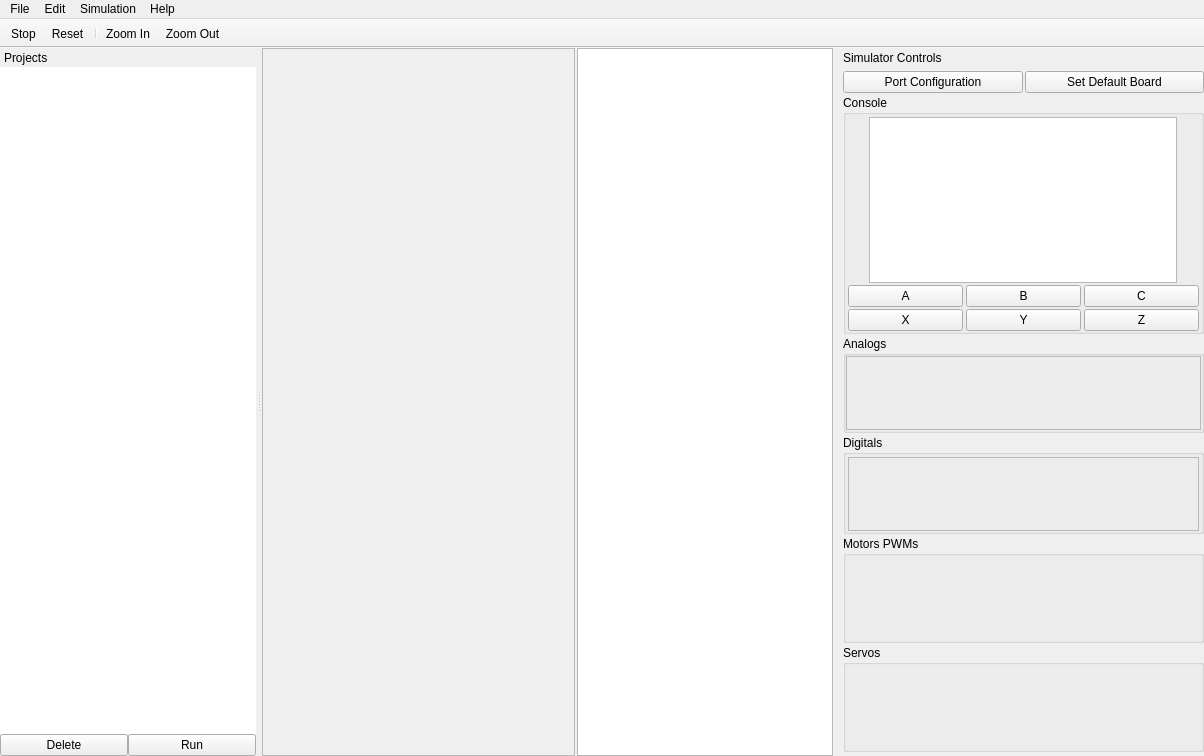
<?xml version="1.0" encoding="UTF-8"?>
<ui version="4.0">
 <class>MainWindow</class>
 <widget class="QMainWindow" name="MainWindow">
  <property name="geometry">
   <rect>
    <x>0</x>
    <y>0</y>
    <width>1204</width>
    <height>756</height>
   </rect>
  </property>
  <property name="minimumSize">
   <size>
    <width>800</width>
    <height>600</height>
   </size>
  </property>
  <property name="windowTitle">
   <string>KIPR's 2D Simulator</string>
  </property>
  <widget class="QWidget" name="centralwidget">
   <layout class="QHBoxLayout" name="horizontalLayout" stretch="1,0">
    <property name="spacing">
     <number>2</number>
    </property>
    <property name="margin">
     <number>0</number>
    </property>
    <item>
     <widget class="ScalingGraphicsView" name="sim">
      <property name="palette">
       <palette>
        <active>
         <colorrole role="Base">
          <brush brushstyle="SolidPattern">
           <color alpha="0">
            <red>255</red>
            <green>255</green>
            <blue>255</blue>
           </color>
          </brush>
         </colorrole>
        </active>
        <inactive>
         <colorrole role="Base">
          <brush brushstyle="SolidPattern">
           <color alpha="0">
            <red>255</red>
            <green>255</green>
            <blue>255</blue>
           </color>
          </brush>
         </colorrole>
        </inactive>
        <disabled>
         <colorrole role="Base">
          <brush brushstyle="SolidPattern">
           <color alpha="255">
            <red>212</red>
            <green>208</green>
            <blue>200</blue>
           </color>
          </brush>
         </colorrole>
        </disabled>
       </palette>
      </property>
      <property name="renderHints">
       <set>QPainter::Antialiasing|QPainter::HighQualityAntialiasing|QPainter::TextAntialiasing</set>
      </property>
     </widget>
    </item>
    <item>
     <widget class="ConsoleWidget" name="console"/>
    </item>
   </layout>
  </widget>
  <widget class="QMenuBar" name="menubar">
   <property name="geometry">
    <rect>
     <x>0</x>
     <y>0</y>
     <width>1204</width>
     <height>22</height>
    </rect>
   </property>
   <widget class="QMenu" name="menuFile">
    <property name="title">
     <string>File</string>
    </property>
    <addaction name="actionQuit"/>
   </widget>
   <widget class="QMenu" name="menuEdit">
    <property name="title">
     <string>Edit</string>
    </property>
    <addaction name="actionZoomIn"/>
    <addaction name="actionZoomOut"/>
    <addaction name="separator"/>
    <addaction name="actionSettings"/>
   </widget>
   <widget class="QMenu" name="menuHelp">
    <property name="title">
     <string>Help</string>
    </property>
    <addaction name="actionAbout"/>
   </widget>
   <widget class="QMenu" name="menuSimulation">
    <property name="title">
     <string>Simulation</string>
    </property>
    <addaction name="actionStop"/>
    <addaction name="actionReset"/>
    <addaction name="separator"/>
    <addaction name="actionVision"/>
    <addaction name="actionDepth_Sensor"/>
   </widget>
   <addaction name="menuFile"/>
   <addaction name="menuEdit"/>
   <addaction name="menuSimulation"/>
   <addaction name="menuHelp"/>
  </widget>
  <widget class="QToolBar" name="toolBar">
   <property name="windowTitle">
    <string>toolBar</string>
   </property>
   <property name="movable">
    <bool>false</bool>
   </property>
   <property name="iconSize">
    <size>
     <width>16</width>
     <height>16</height>
    </size>
   </property>
   <property name="toolButtonStyle">
    <enum>Qt::ToolButtonTextBesideIcon</enum>
   </property>
   <property name="floatable">
    <bool>false</bool>
   </property>
   <attribute name="toolBarArea">
    <enum>TopToolBarArea</enum>
   </attribute>
   <attribute name="toolBarBreak">
    <bool>false</bool>
   </attribute>
   <addaction name="actionStop"/>
   <addaction name="actionReset"/>
   <addaction name="separator"/>
   <addaction name="actionZoomIn"/>
   <addaction name="actionZoomOut"/>
  </widget>
  <widget class="QDockWidget" name="simControls">
   <property name="features">
    <set>QDockWidget::DockWidgetMovable</set>
   </property>
   <property name="allowedAreas">
    <set>Qt::LeftDockWidgetArea|Qt::RightDockWidgetArea</set>
   </property>
   <property name="windowTitle">
    <string>Simulator Controls</string>
   </property>
   <attribute name="dockWidgetArea">
    <number>2</number>
   </attribute>
   <widget class="QWidget" name="dockWidgetContents">
    <property name="minimumSize">
     <size>
      <width>365</width>
      <height>300</height>
     </size>
    </property>
    <property name="maximumSize">
     <size>
      <width>365</width>
      <height>50000</height>
     </size>
    </property>
    <layout class="QVBoxLayout" name="verticalLayout_5">
     <property name="spacing">
      <number>0</number>
     </property>
     <property name="margin">
      <number>2</number>
     </property>
     <item>
      <widget class="QScrollArea" name="scrollArea">
       <property name="minimumSize">
        <size>
         <width>365</width>
         <height>0</height>
        </size>
       </property>
       <property name="frameShape">
        <enum>QFrame::HLine</enum>
       </property>
       <property name="frameShadow">
        <enum>QFrame::Plain</enum>
       </property>
       <property name="lineWidth">
        <number>0</number>
       </property>
       <property name="widgetResizable">
        <bool>true</bool>
       </property>
       <widget class="QWidget" name="scrollAreaWidgetContents">
        <property name="geometry">
         <rect>
          <x>0</x>
          <y>0</y>
          <width>350</width>
          <height>712</height>
         </rect>
        </property>
        <layout class="QVBoxLayout" name="verticalLayout" stretch="0,0,0,0,0,0,1">
         <property name="spacing">
          <number>2</number>
         </property>
         <property name="margin">
          <number>2</number>
         </property>
         <item>
          <layout class="QHBoxLayout" name="horizontalLayout_7">
           <property name="topMargin">
            <number>0</number>
           </property>
           <item>
            <widget class="QPushButton" name="portConfig">
             <property name="text">
              <string>Port Configuration</string>
             </property>
             <property name="icon">
              <iconset resource="../rc/icons.qrc">
               <normaloff>:/icons/connect.png</normaloff>:/icons/connect.png</iconset>
             </property>
            </widget>
           </item>
           <item>
            <widget class="QPushButton" name="selectBoard">
             <property name="text">
              <string>Set Default Board</string>
             </property>
             <property name="icon">
              <iconset resource="../rc/icons.qrc">
               <normaloff>:/icons/shape_square_edit.png</normaloff>:/icons/shape_square_edit.png</iconset>
             </property>
            </widget>
           </item>
          </layout>
         </item>
         <item>
          <widget class="QGroupBox" name="groupBox_5">
           <property name="title">
            <string>Console</string>
           </property>
           <property name="flat">
            <bool>true</bool>
           </property>
           <layout class="QVBoxLayout" name="verticalLayout_2">
            <property name="spacing">
             <number>2</number>
            </property>
            <property name="leftMargin">
             <number>2</number>
            </property>
            <property name="topMargin">
             <number>2</number>
            </property>
            <property name="rightMargin">
             <number>2</number>
            </property>
            <property name="bottomMargin">
             <number>0</number>
            </property>
            <item>
             <layout class="QHBoxLayout" name="horizontalLayout_3">
              <property name="spacing">
               <number>0</number>
              </property>
              <property name="topMargin">
               <number>0</number>
              </property>
              <item>
               <widget class="ConsoleWidget" name="linkConsole">
                <property name="minimumSize">
                 <size>
                  <width>308</width>
                  <height>166</height>
                 </size>
                </property>
                <property name="maximumSize">
                 <size>
                  <width>308</width>
                  <height>166</height>
                 </size>
                </property>
                <property name="undoRedoEnabled">
                 <bool>false</bool>
                </property>
                <property name="readOnly">
                 <bool>false</bool>
                </property>
               </widget>
              </item>
             </layout>
            </item>
            <item>
             <layout class="QHBoxLayout" name="horizontalLayout_2">
              <property name="spacing">
               <number>3</number>
              </property>
              <property name="topMargin">
               <number>0</number>
              </property>
              <item>
               <widget class="QPushButton" name="a">
                <property name="text">
                 <string>A</string>
                </property>
               </widget>
              </item>
              <item>
               <widget class="QPushButton" name="b">
                <property name="text">
                 <string>B</string>
                </property>
               </widget>
              </item>
              <item>
               <widget class="QPushButton" name="c">
                <property name="text">
                 <string>C</string>
                </property>
               </widget>
              </item>
             </layout>
            </item>
            <item>
             <widget class="QWidget" name="extras" native="true">
              <layout class="QHBoxLayout" name="horizontalLayout_4">
               <property name="spacing">
                <number>3</number>
               </property>
               <property name="margin">
                <number>0</number>
               </property>
               <item>
                <widget class="QPushButton" name="x">
                 <property name="text">
                  <string>X</string>
                 </property>
                </widget>
               </item>
               <item>
                <widget class="QPushButton" name="y">
                 <property name="text">
                  <string>Y</string>
                 </property>
                </widget>
               </item>
               <item>
                <widget class="QPushButton" name="z">
                 <property name="text">
                  <string>Z</string>
                 </property>
                </widget>
               </item>
              </layout>
             </widget>
            </item>
           </layout>
          </widget>
         </item>
         <item>
          <widget class="QGroupBox" name="groupBox_3">
           <property name="title">
            <string>Analogs</string>
           </property>
           <property name="flat">
            <bool>true</bool>
           </property>
           <property name="checkable">
            <bool>false</bool>
           </property>
           <layout class="QVBoxLayout" name="verticalLayout_4">
            <property name="spacing">
             <number>2</number>
            </property>
            <property name="margin">
             <number>0</number>
            </property>
            <item>
             <widget class="QTableView" name="analogs">
              <property name="palette">
               <palette>
                <active>
                 <colorrole role="Base">
                  <brush brushstyle="SolidPattern">
                   <color alpha="0">
                    <red>255</red>
                    <green>255</green>
                    <blue>255</blue>
                   </color>
                  </brush>
                 </colorrole>
                </active>
                <inactive>
                 <colorrole role="Base">
                  <brush brushstyle="SolidPattern">
                   <color alpha="0">
                    <red>255</red>
                    <green>255</green>
                    <blue>255</blue>
                   </color>
                  </brush>
                 </colorrole>
                </inactive>
                <disabled>
                 <colorrole role="Base">
                  <brush brushstyle="SolidPattern">
                   <color alpha="255">
                    <red>212</red>
                    <green>208</green>
                    <blue>200</blue>
                   </color>
                  </brush>
                 </colorrole>
                </disabled>
               </palette>
              </property>
              <property name="editTriggers">
               <set>QAbstractItemView::NoEditTriggers</set>
              </property>
              <property name="tabKeyNavigation">
               <bool>false</bool>
              </property>
              <property name="showDropIndicator" stdset="0">
               <bool>false</bool>
              </property>
              <property name="dragDropOverwriteMode">
               <bool>false</bool>
              </property>
              <property name="selectionMode">
               <enum>QAbstractItemView::NoSelection</enum>
              </property>
              <property name="selectionBehavior">
               <enum>QAbstractItemView::SelectRows</enum>
              </property>
              <property name="showGrid">
               <bool>false</bool>
              </property>
              <property name="gridStyle">
               <enum>Qt::NoPen</enum>
              </property>
              <property name="cornerButtonEnabled">
               <bool>false</bool>
              </property>
              <attribute name="horizontalHeaderVisible">
               <bool>true</bool>
              </attribute>
              <attribute name="horizontalHeaderDefaultSectionSize">
               <number>80</number>
              </attribute>
              <attribute name="horizontalHeaderHighlightSections">
               <bool>false</bool>
              </attribute>
              <attribute name="horizontalHeaderStretchLastSection">
               <bool>true</bool>
              </attribute>
              <attribute name="verticalHeaderVisible">
               <bool>false</bool>
              </attribute>
              <attribute name="verticalHeaderDefaultSectionSize">
               <number>15</number>
              </attribute>
              <attribute name="verticalHeaderHighlightSections">
               <bool>false</bool>
              </attribute>
              <attribute name="verticalHeaderMinimumSectionSize">
               <number>15</number>
              </attribute>
             </widget>
            </item>
           </layout>
          </widget>
         </item>
         <item>
          <widget class="QGroupBox" name="groupBox_4">
           <property name="title">
            <string>Digitals</string>
           </property>
           <property name="flat">
            <bool>true</bool>
           </property>
           <layout class="QVBoxLayout" name="verticalLayout_3">
            <property name="spacing">
             <number>2</number>
            </property>
            <property name="leftMargin">
             <number>2</number>
            </property>
            <property name="topMargin">
             <number>2</number>
            </property>
            <property name="rightMargin">
             <number>2</number>
            </property>
            <property name="bottomMargin">
             <number>0</number>
            </property>
            <item>
             <widget class="QTableView" name="digitals">
              <property name="palette">
               <palette>
                <active>
                 <colorrole role="Base">
                  <brush brushstyle="SolidPattern">
                   <color alpha="0">
                    <red>255</red>
                    <green>255</green>
                    <blue>255</blue>
                   </color>
                  </brush>
                 </colorrole>
                </active>
                <inactive>
                 <colorrole role="Base">
                  <brush brushstyle="SolidPattern">
                   <color alpha="0">
                    <red>255</red>
                    <green>255</green>
                    <blue>255</blue>
                   </color>
                  </brush>
                 </colorrole>
                </inactive>
                <disabled>
                 <colorrole role="Base">
                  <brush brushstyle="SolidPattern">
                   <color alpha="255">
                    <red>212</red>
                    <green>208</green>
                    <blue>200</blue>
                   </color>
                  </brush>
                 </colorrole>
                </disabled>
               </palette>
              </property>
              <property name="tabKeyNavigation">
               <bool>false</bool>
              </property>
              <property name="showDropIndicator" stdset="0">
               <bool>false</bool>
              </property>
              <property name="dragDropOverwriteMode">
               <bool>false</bool>
              </property>
              <property name="selectionMode">
               <enum>QAbstractItemView::NoSelection</enum>
              </property>
              <property name="selectionBehavior">
               <enum>QAbstractItemView::SelectRows</enum>
              </property>
              <property name="showGrid">
               <bool>false</bool>
              </property>
              <property name="gridStyle">
               <enum>Qt::NoPen</enum>
              </property>
              <property name="cornerButtonEnabled">
               <bool>false</bool>
              </property>
              <attribute name="horizontalHeaderVisible">
               <bool>true</bool>
              </attribute>
              <attribute name="horizontalHeaderDefaultSectionSize">
               <number>80</number>
              </attribute>
              <attribute name="horizontalHeaderHighlightSections">
               <bool>false</bool>
              </attribute>
              <attribute name="horizontalHeaderStretchLastSection">
               <bool>true</bool>
              </attribute>
              <attribute name="verticalHeaderVisible">
               <bool>false</bool>
              </attribute>
              <attribute name="verticalHeaderDefaultSectionSize">
               <number>15</number>
              </attribute>
              <attribute name="verticalHeaderHighlightSections">
               <bool>false</bool>
              </attribute>
              <attribute name="verticalHeaderMinimumSectionSize">
               <number>15</number>
              </attribute>
             </widget>
            </item>
           </layout>
          </widget>
         </item>
         <item>
          <widget class="QGroupBox" name="groupBox">
           <property name="title">
            <string>Motors PWMs</string>
           </property>
           <property name="flat">
            <bool>true</bool>
           </property>
           <layout class="QHBoxLayout" name="horizontalLayout_5">
            <property name="spacing">
             <number>1</number>
            </property>
            <property name="leftMargin">
             <number>0</number>
            </property>
            <property name="topMargin">
             <number>4</number>
            </property>
            <property name="rightMargin">
             <number>0</number>
            </property>
            <property name="bottomMargin">
             <number>0</number>
            </property>
            <item>
             <widget class="TouchDial" name="motor0" native="true">
              <property name="minimumSize">
               <size>
                <width>0</width>
                <height>80</height>
               </size>
              </property>
             </widget>
            </item>
            <item>
             <widget class="TouchDial" name="motor1" native="true">
              <property name="minimumSize">
               <size>
                <width>0</width>
                <height>80</height>
               </size>
              </property>
             </widget>
            </item>
            <item>
             <widget class="TouchDial" name="motor2" native="true">
              <property name="minimumSize">
               <size>
                <width>0</width>
                <height>80</height>
               </size>
              </property>
             </widget>
            </item>
            <item>
             <widget class="TouchDial" name="motor3" native="true">
              <property name="minimumSize">
               <size>
                <width>0</width>
                <height>80</height>
               </size>
              </property>
             </widget>
            </item>
           </layout>
          </widget>
         </item>
         <item>
          <widget class="QGroupBox" name="groupBox_2">
           <property name="title">
            <string>Servos</string>
           </property>
           <property name="flat">
            <bool>true</bool>
           </property>
           <layout class="QHBoxLayout" name="horizontalLayout_6">
            <property name="spacing">
             <number>1</number>
            </property>
            <property name="leftMargin">
             <number>0</number>
            </property>
            <property name="topMargin">
             <number>4</number>
            </property>
            <property name="rightMargin">
             <number>0</number>
            </property>
            <property name="bottomMargin">
             <number>0</number>
            </property>
            <item>
             <widget class="TouchDial" name="servo0" native="true">
              <property name="minimumSize">
               <size>
                <width>0</width>
                <height>80</height>
               </size>
              </property>
             </widget>
            </item>
            <item>
             <widget class="TouchDial" name="servo1" native="true">
              <property name="minimumSize">
               <size>
                <width>0</width>
                <height>80</height>
               </size>
              </property>
             </widget>
            </item>
            <item>
             <widget class="TouchDial" name="servo2" native="true">
              <property name="minimumSize">
               <size>
                <width>0</width>
                <height>80</height>
               </size>
              </property>
             </widget>
            </item>
            <item>
             <widget class="TouchDial" name="servo3" native="true">
              <property name="minimumSize">
               <size>
                <width>0</width>
                <height>80</height>
               </size>
              </property>
             </widget>
            </item>
           </layout>
          </widget>
         </item>
         <item>
          <spacer name="verticalSpacer">
           <property name="orientation">
            <enum>Qt::Vertical</enum>
           </property>
           <property name="sizeHint" stdset="0">
            <size>
             <width>20</width>
             <height>40</height>
            </size>
           </property>
          </spacer>
         </item>
        </layout>
       </widget>
      </widget>
     </item>
    </layout>
   </widget>
  </widget>
  <widget class="QDockWidget" name="dockWidget">
   <property name="features">
    <set>QDockWidget::DockWidgetMovable</set>
   </property>
   <property name="allowedAreas">
    <set>Qt::LeftDockWidgetArea|Qt::RightDockWidgetArea</set>
   </property>
   <property name="windowTitle">
    <string>Projects</string>
   </property>
   <attribute name="dockWidgetArea">
    <number>1</number>
   </attribute>
   <widget class="QWidget" name="dockWidgetContents_2">
    <property name="maximumSize">
     <size>
      <width>365</width>
      <height>16777215</height>
     </size>
    </property>
    <layout class="QVBoxLayout" name="verticalLayout_6">
     <property name="spacing">
      <number>0</number>
     </property>
     <property name="margin">
      <number>0</number>
     </property>
     <item>
      <widget class="QListView" name="programs">
       <property name="frameShape">
        <enum>QFrame::NoFrame</enum>
       </property>
       <property name="editTriggers">
        <set>QAbstractItemView::NoEditTriggers</set>
       </property>
      </widget>
     </item>
     <item>
      <layout class="QHBoxLayout" name="horizontalLayout_8">
       <property name="bottomMargin">
        <number>0</number>
       </property>
       <item>
        <widget class="QPushButton" name="remove">
         <property name="text">
          <string>Delete</string>
         </property>
         <property name="icon">
          <iconset resource="../rc/icons.qrc">
           <normaloff>:/icons/delete.png</normaloff>:/icons/delete.png</iconset>
         </property>
        </widget>
       </item>
       <item>
        <widget class="QPushButton" name="run">
         <property name="text">
          <string>Run</string>
         </property>
         <property name="icon">
          <iconset resource="../rc/icons.qrc">
           <normaloff>:/icons/arrow_right.png</normaloff>:/icons/arrow_right.png</iconset>
         </property>
        </widget>
       </item>
      </layout>
     </item>
    </layout>
   </widget>
  </widget>
  <action name="actionAbout">
   <property name="icon">
    <iconset resource="../rc/icons.qrc">
     <normaloff>:/icons/information.png</normaloff>:/icons/information.png</iconset>
   </property>
   <property name="text">
    <string>About</string>
   </property>
  </action>
  <action name="actionQuit">
   <property name="icon">
    <iconset resource="../rc/icons.qrc">
     <normaloff>:/icons/cancel.png</normaloff>:/icons/cancel.png</iconset>
   </property>
   <property name="text">
    <string>Quit</string>
   </property>
  </action>
  <action name="actionStop">
   <property name="icon">
    <iconset resource="../rc/icons.qrc">
     <normaloff>:/icons/stop.png</normaloff>:/icons/stop.png</iconset>
   </property>
   <property name="text">
    <string>Stop</string>
   </property>
  </action>
  <action name="actionReset">
   <property name="icon">
    <iconset resource="../rc/icons.qrc">
     <normaloff>:/icons/arrow_refresh_small.png</normaloff>:/icons/arrow_refresh_small.png</iconset>
   </property>
   <property name="text">
    <string>Reset</string>
   </property>
  </action>
  <action name="actionZoomIn">
   <property name="icon">
    <iconset resource="../rc/icons.qrc">
     <normaloff>:/icons/magnifier_zoom_in.png</normaloff>:/icons/magnifier_zoom_in.png</iconset>
   </property>
   <property name="text">
    <string>Zoom In</string>
   </property>
   <property name="shortcut">
    <string>Ctrl+=</string>
   </property>
  </action>
  <action name="actionZoomOut">
   <property name="icon">
    <iconset resource="../rc/icons.qrc">
     <normaloff>:/icons/magifier_zoom_out.png</normaloff>:/icons/magifier_zoom_out.png</iconset>
   </property>
   <property name="text">
    <string>Zoom Out</string>
   </property>
   <property name="shortcut">
    <string>Ctrl+-</string>
   </property>
  </action>
  <action name="actionSettings">
   <property name="icon">
    <iconset resource="../rc/icons.qrc">
     <normaloff>:/icons/cog_edit.png</normaloff>:/icons/cog_edit.png</iconset>
   </property>
   <property name="text">
    <string>Settings</string>
   </property>
   <property name="shortcut">
    <string>Ctrl+,</string>
   </property>
   <property name="menuRole">
    <enum>QAction::PreferencesRole</enum>
   </property>
  </action>
  <action name="actionVision">
   <property name="icon">
    <iconset resource="../rc/icons.qrc">
     <normaloff>:/icons/webcam.png</normaloff>:/icons/webcam.png</iconset>
   </property>
   <property name="text">
    <string>Vision</string>
   </property>
  </action>
  <action name="actionDepth_Sensor">
   <property name="icon">
    <iconset resource="../rc/icons.qrc">
     <normaloff>:/icons/camera.png</normaloff>:/icons/camera.png</iconset>
   </property>
   <property name="text">
    <string>Depth Sensor</string>
   </property>
  </action>
 </widget>
 <customwidgets>
  <customwidget>
   <class>ConsoleWidget</class>
   <extends>QTextEdit</extends>
   <header>console_widget.hpp</header>
  </customwidget>
  <customwidget>
   <class>TouchDial</class>
   <extends>QWidget</extends>
   <header>touch_dial.hpp</header>
   <container>1</container>
  </customwidget>
  <customwidget>
   <class>ScalingGraphicsView</class>
   <extends>QGraphicsView</extends>
   <header>scaling_graphics_view.hpp</header>
  </customwidget>
 </customwidgets>
 <resources>
  <include location="../rc/icons.qrc"/>
 </resources>
 <connections>
  <connection>
   <sender>actionZoomIn</sender>
   <signal>triggered()</signal>
   <receiver>console</receiver>
   <slot>zoomIn()</slot>
   <hints>
    <hint type="sourcelabel">
     <x>-1</x>
     <y>-1</y>
    </hint>
    <hint type="destinationlabel">
     <x>709</x>
     <y>402</y>
    </hint>
   </hints>
  </connection>
  <connection>
   <sender>actionZoomOut</sender>
   <signal>triggered()</signal>
   <receiver>console</receiver>
   <slot>zoomOut()</slot>
   <hints>
    <hint type="sourcelabel">
     <x>-1</x>
     <y>-1</y>
    </hint>
    <hint type="destinationlabel">
     <x>709</x>
     <y>402</y>
    </hint>
   </hints>
  </connection>
 </connections>
</ui>
